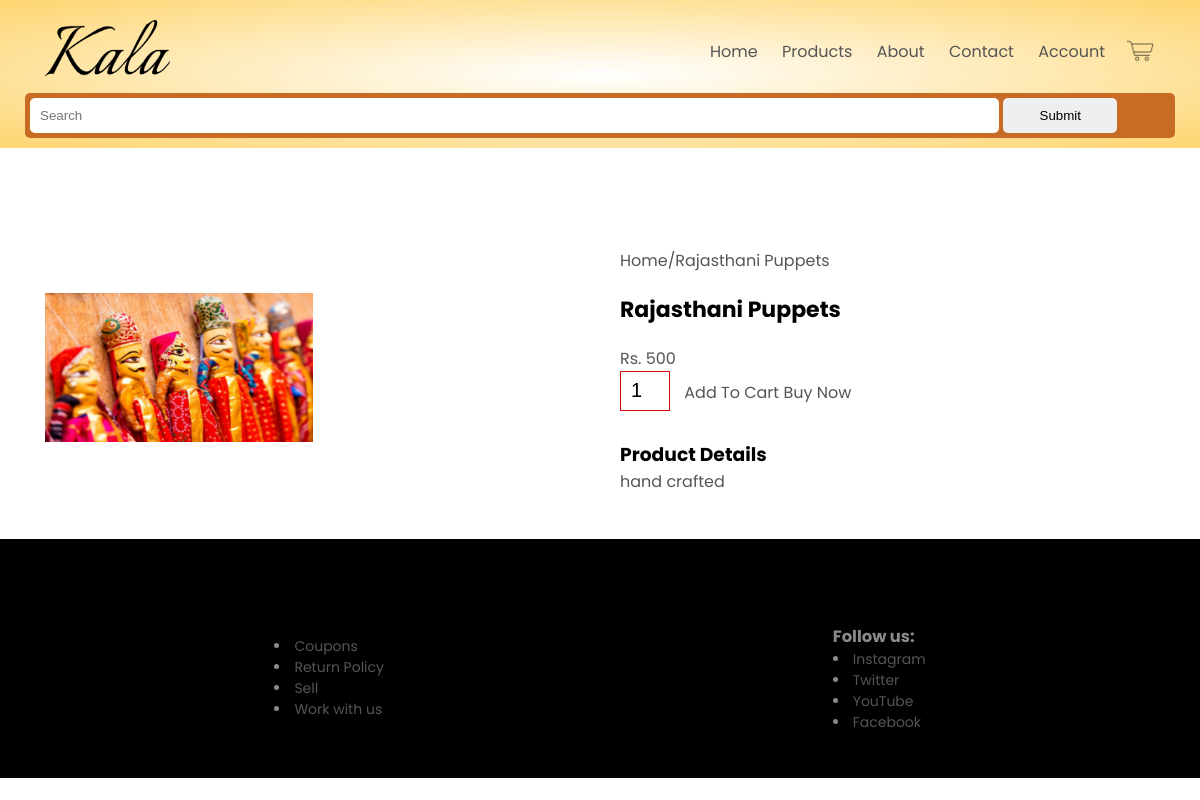
The page /product/51 on the database its author committed.
### kala/models.py (models this page shows, shortened)
class Product(models.Model):
    id = models.AutoField
    product_name = models.CharField(max_length = 50)
    category = models.CharField(max_length=50, default='')
    price = models.IntegerField(default = 0)
    desc = models.CharField(max_length = 300)
    pub_date = models.DateField(default=date.today)
    image = models.ImageField(upload_to="static/images",default='')

### kala/views.py (the view)
# urls.py: path('product/<int:prodid>', views.product, name = 'Product'),
def product(request,prodid):
    prod = Product.objects.filter(id=prodid)
    return render(request,'product.html',{'prod':prod[0]})

### templates/product.html (shortened to what this page needs)
{% extends 'basic.html' %}
{% load static %}
{% block body %}
<link rel="stylesheet" href="{% static 'css/styleproduct.css' %}">
<div class="display single-product">
    <div class="row">
        <div class="col-2">
            <img class="img" src="{{prod.image.url}}" width="90%" >
        </div>
        <div class="col-2">
            <p>Home/{{prod.product_name}}</p>
            <h4>{{prod.product_name}}</h4>
            <p>Rs. {{prod.price}}</p>
            <input type="number" value="1">
            <a href="" class="btn">Add To Cart</a>
            <a href="/checkout/{{prod.id}}">Buy Now</a>
            <h3><br>Product Details </h3>
            <p>{{prod.desc}}</p>
        </div>
    </div>
</div>
{% endblock %}

### kala/static/css/style.css (style rules this page uses)
* { margin: 0; padding: 0; box-sizing: border-box; }
body { font-family: 'Poppins', sans-serif; }
a { text-decoration: none; color: #555; }
p { color: #555; }

### kala/static/css/styleproduct.css (style rules this page uses)
* { margin: 0; padding: 0; box-sizing: border-box; }
.row { display: flex; align-items: center; flex-wrap: wrap; justify-content: space-around; margin: 25px; column-gap: 0px; }
.col-2 { width: 50%; }
.col-2 img { width: 50%; }
.single-product { margin-top: 80px; }
.single-product .col-2 img { padding:0; }
.single-product .col-2 { padding: 20px; }
.single-product h4 { margin:20px 0; font-size: 22px; font-weight: bold; }
.single-product input { width: 50px; height: 40px; padding-left: 10px; font-size: 20px; margin-right: 10px; border: 1px solid rgb(216, 12, 12); }

### rows shown on the page
Product: image (picture), product_name "Rajasthani Puppets", price "500", desc "hand crafted"
